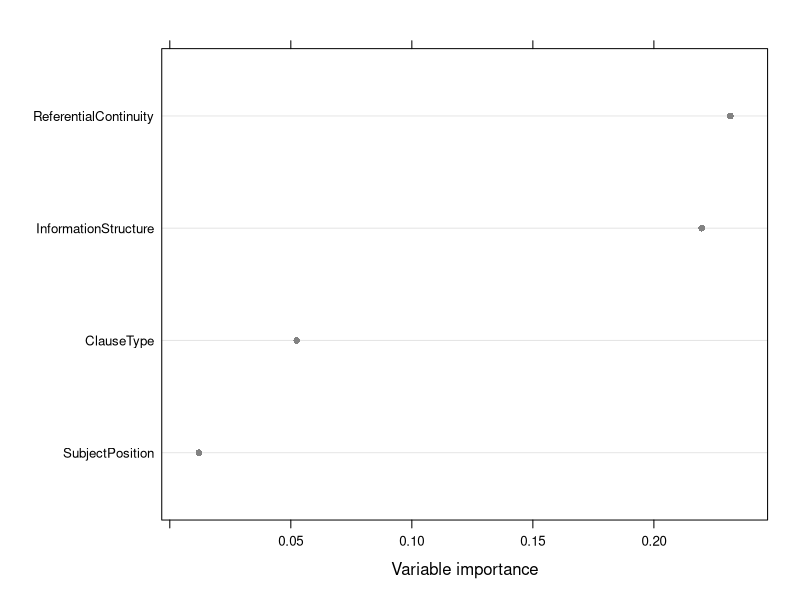

Here is the R script that generated this plot: (Note: this script raises an error after producing the figure.)
# MUPDARF ANALYSIS FOR SECTION 5.1-5.2 OF KOCHER 2025

library(partykit)
library(dplyr)
library(stringr)
library(lattice)

#DATA
datanative<-read.csv("datanatives.csv", stringsAsFactors = TRUE)
datal2<-read.csv("Data/datal2s.csv", stringsAsFactors = TRUE)

#DISTRIBUITONS
sd(datal2$DurationTask)
range(datal2$DurationTask)
mean(datal2$DurationTask)


#MUPDARF

#STEP 1
rfpnative<-partykit::cforest(SubjectType~SubjectPosition+InformationStructure+ReferentialContinuity+ClauseType, weights= ifelse(datanative$SubjectType=='dp', 2,ifelse(datanative$SubjectType=="pron",4,1) ), data=datanative)

#FIGURE
pdf("Figures/varimp_native.pdf",width=5, height = 5)
varimp<-varimp.cforest(rfpnative)
dotplot(sort(varimp),  xlab="Variable importance", col="gray51")
dev.off()

#CHECKING ACCURACY
confusionmatrixrfpnative<-table(predict(rfpnative), datanative$SubjectType)
confusionmatrixrfpnative
sum(diag(confusionmatrixrfpnative))/sum(confusionmatrixrfpnative) #64

#INSPECTING PREDICTIONS
datanative$Predictions<-predict(rfpnative)
datanative$Correct<-as.character(datanative$Predictions) 
datanative[datanative$Predictions==datanative$SubjectType,]$Correct<-"CORRECT"
datanative$Correct<-recode(datanative$Correct, pron="predictpron", dp="predictdp",nullsub="predictnullsub")
datanative$Correct<-as.factor(datanative$Correct)

#WRONG PREDICTIONS
corrtab<-table(datanative$Correct, datanative$SubjectType)
corrtab

#DPs
corrtab[1,1]/sum(corrtab[c(1,2,3,4),1]) # 80 correct
corrtab[3,1]/sum(corrtab[c(1,2,3,4),1]) # 8 null sub
corrtab[4,1]/sum(corrtab[c(1,2,3,4),1]) # 10 pronouns

#nullsubs
corrtab[1,2]/sum(corrtab[c(1,2,3,4),2]) # 60 correct
corrtab[2,2]/sum(corrtab[c(1,2,3,4),2]) #  24 Dps
corrtab[4,2]/sum(corrtab[c(1,2,3,4),2]) # 14 pronouns

#pronouns
corrtab[1,3]/sum(corrtab[c(1,2,3,4),3]) # 38 correct
corrtab[2,3]/sum(corrtab[c(1,2,3,4),3]) # 32 Dps
corrtab[3,3]/sum(corrtab[c(1,2,3,4),3]) # 28 nullsub




#STEP 2
datal2$Predictnativerf<-predict(rfpnative, newdata=datal2)

#STEP 3

##add CORRECT + predicted value vector
datal2$ReferenceLikeCat<-as.character(datal2$Predictnativerf) 
datal2[datal2$Predictnativerf==datal2$SubjectType,]$ReferenceLikeCat<-"CORRECT"
datal2$ReferenceLikeCat<-recode(datal2$ReferenceLikeCat, pron="predictpron", dp="predictdp",nullsub="predictnullsub")
datal2$ReferenceLikeCat<-as.factor(datal2$ReferenceLikeCat)

datal2$SubjectType <- factor(datal2$SubjectType, levels = c("nullsub", "dp", "pron"))
datal2$Predictnativerf <- factor(datal2$Predictnativerf, levels = c("nullsub", "dp", "pron"))

# INSPECTION: Predicted vs observed
table(datal2$Predictnativerf, datal2$SubjectType)#differences in l1 and l2
table(datal2$ReferenceLikeCat, datal2$SubjectType)
# how much overlap
table(datal2$ReferenceLikeCat)[1] /sum(table(datal2$ReferenceLikeCat)) # 69% match


#nullsub
table(datal2$Predictnativerf, datal2$SubjectType)[1,1]/sum(table(datal2$Predictnativerf, datal2$SubjectType)[,1]) # 75% correct
#dps
table(datal2$Predictnativerf, datal2$SubjectType)[2,2]/sum(table(datal2$Predictnativerf, datal2$SubjectType)[,2]) # 77% correct
#pronouns
table(datal2$Predictnativerf, datal2$SubjectType)[3,3]/sum(table(datal2$Predictnativerf, datal2$SubjectType)[,3]) # 34% correct

# INSPECTING PRONOUNS:

View(datal2[datal2$ReferenceLikeCat!="CORRECT" & datal2$SubjectType=="pron",]) 
table(datal2[datal2$ReferenceLikeCat!="CORRECT" & datal2$SubjectType=="pron",]$SubjectTypeOld) # mostly cases of personal pronouns

table(datal2[datal2$SubjectType=="pron",]$SubjectTypeOld, datal2[datal2$SubjectType=="pron",]$Predictnativerf) 

# STEP 4
#RECODE RESPONSEVARIABLE
datal2$ReferenceLike<-as.factor(temp<-ifelse(datal2$Predictnativerf==datal2$SubjectType, "TRUE", "FALSE"))

#MODEL
rfpl2<-party::cforest(ReferenceLike~ClauseType+InformationStructure+ReferentialContinuity+SubjectType+SubjectPosition+Score,  data=datal2)#weights= ifelse(datal2$ReferenceLikeNew=='CORRECT', 1,ifelse(datal2$ReferenceLikeNew=="predictdp",5,8) )
confusionmatrixrfpl2<-table(predict(rfpl2),datal2$ReferenceLike)
confusionmatrixrfpl2
sum(diag(confusionmatrixrfpl2))/sum(confusionmatrixrfpl2)
varimp<-varimp(rfpl2)
pdf("Figures/varimp_l2.pdf",width=5, height = 5)
dotplot(sort(varimp), col="gray51", xlab="Variable importance")
dev.off()

surro<-SurrogateTree(rfpl2, maxdepth=4)
surro$r.squared

#FIGURE
pdf("Figures/surro_l2.pdf", width = 21, height = 10)
tree<-surro$tree
plot(tree)
dev.off()
